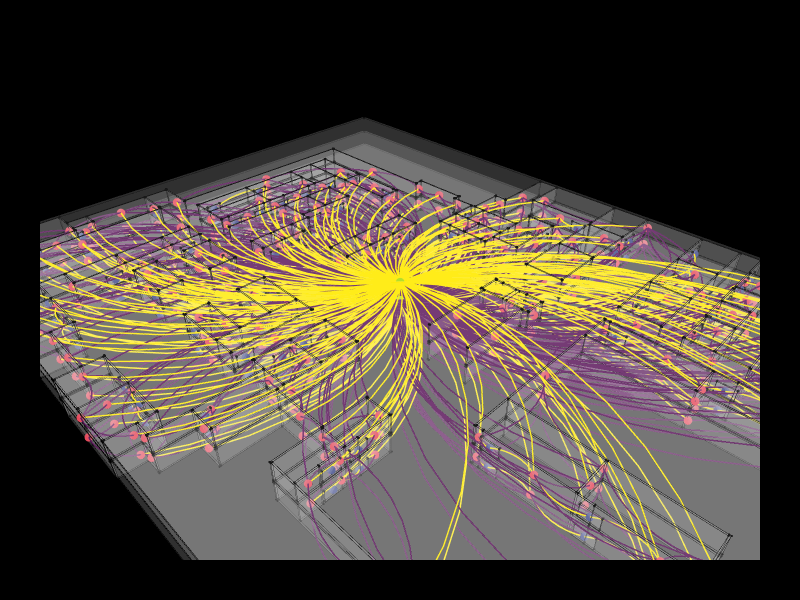

The cell this chart's notebook holds for it:
### Markdown cell above
## 11. Show the final result

### Code cell
Topology.Show(boxes, graph,
              faceOpacity=0.1,
              sagitta=0.15,
              absolute=False,
              backgroundColor="black",
              vertexSizeKey="size",
              vertexColorKey="color",
              edgeWidthKey="width",
              edgeColorKey="color",
              width=800,
              height=600,
              renderer=renderer)
